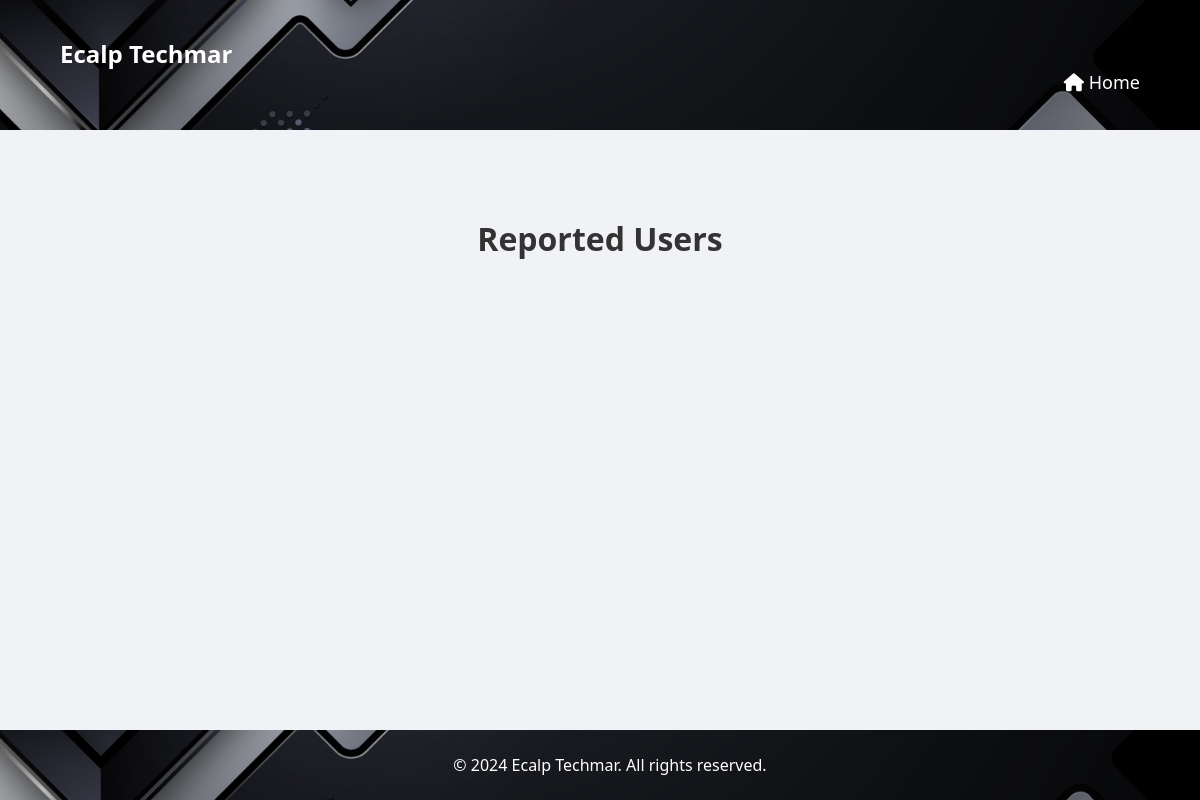
Before: /newsfeed/user_reports/ (signed in) with the older database file.
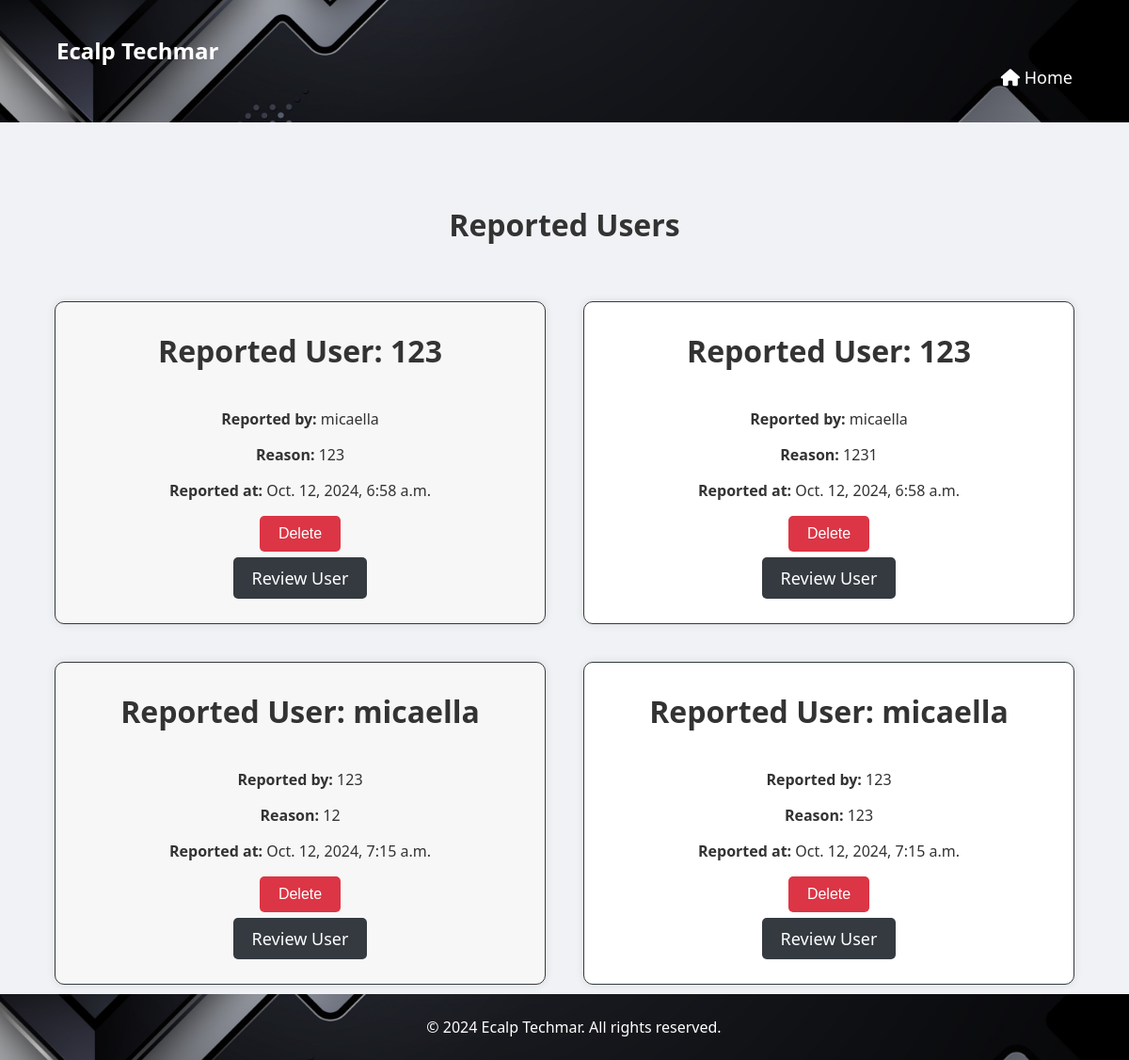
After: the same page with the newer database file.
### newsfeed/models.py (models this page shows, shortened)
class UserReport(models.Model):
    user = models.ForeignKey(User, on_delete=models.CASCADE, related_name='reported_user')
    reported_by = models.ForeignKey(User, on_delete=models.CASCADE, related_name='reporter')
    reason = models.TextField()
    created_at = models.DateTimeField(auto_now_add=True)

### custom_admin/views.py (the view)
# urls.py: path('user_reports/', views.user_reports, name='user_reports'),
@login_required
@user_passes_test(is_staff)
def user_reports(request):
    reports = UserReport.objects.all()
    return render(request, 'user_reports.html', {'reports': reports})

### custom_admin/views.py (called while the page is built)
def is_staff(user):
    return user.is_staff or user.is_superuser

### custom_admin/templates/user_reports.html (shortened to what this page needs)
<!DOCTYPE html>
<html lang="en">
<head>
    {% load static %}
    <link rel="stylesheet" href="{% static 'main/styles.css' %}">
    <link rel="stylesheet" href="https://cdnjs.cloudflare.com/ajax/libs/font-awesome/6.0.0-beta3/css/all.min.css">
</head>
<body>
    <header>
    <div class="container">
        <h1 class="logo">Ecalp Techmar</h1>
        <nav>
            <ul>
                 <li><a href="{% url 'custom_admin:admin_dashboard' %}"><i class="fas fa-home"></i> Home</a></li>
            </ul>
        </nav>
    </div>
</header>
<section id="user-reports">
  <h2>Reported Users</h2>
  <div class="reports">
    {% for report in reports %}
      <div class="report">
        <h2>Reported User: {{ report.user.username }}</a></h2>
        <div class="report-details">
          <p><strong>Reported by:</strong> {{ report.reported_by.username }}</p>
          <p><strong>Reason:</strong> {{ report.reason }}</p>
          <p><strong>Reported at:</strong> {{ report.created_at }}</p>
        </div>
        <div class="button-group">
          <button class="new-delete-button">
            <a href="{% url 'custom_admin:delete_user_report' report.pk %}" onclick="return confirm('Are you sure you want to delete this report?')">
              Delete
            </a>
          </button>
        </div>
       <p> </p><a href="{% url 'newsfeed:profile' report.user.pk %}" class="btn btn-primary">Review User</a> </p>
      </div>
    {% endfor %}
  </div>
</section>
     <footer>
        <div class="container">
            <div class="footer-content">
                <p style="text-align: center; width: 100%;">&copy; 2024 Ecalp Techmar. All rights reserved.</p>
            </div>
        </div>
    </footer>
</body>
</html>

Changed rows visible on the page:
added UserReport: user.username "123", reported_by.username "micaella", reason "123", created_at "Oct. 12, 2024, 6:58 a.m."
added UserReport: user.username "123", reported_by.username "micaella", reason "1231", created_at "Oct. 12, 2024, 6:58 a.m."
added UserReport: user.username "micaella", reported_by.username "123", reason "12", created_at "Oct. 12, 2024, 7:15 a.m."
added UserReport: user.username "micaella", reported_by.username "123", reason "123", created_at "Oct. 12, 2024, 7:15 a.m."
